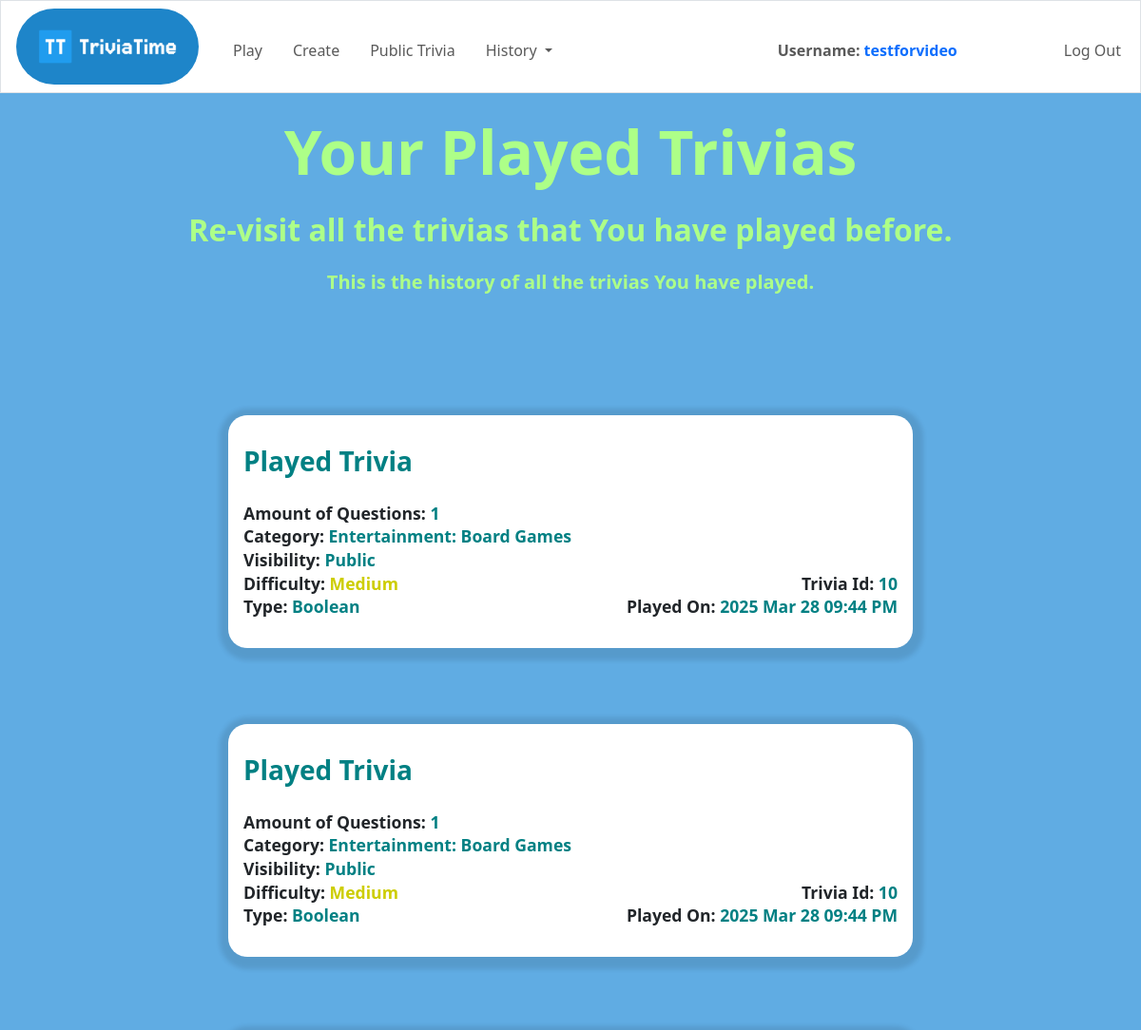
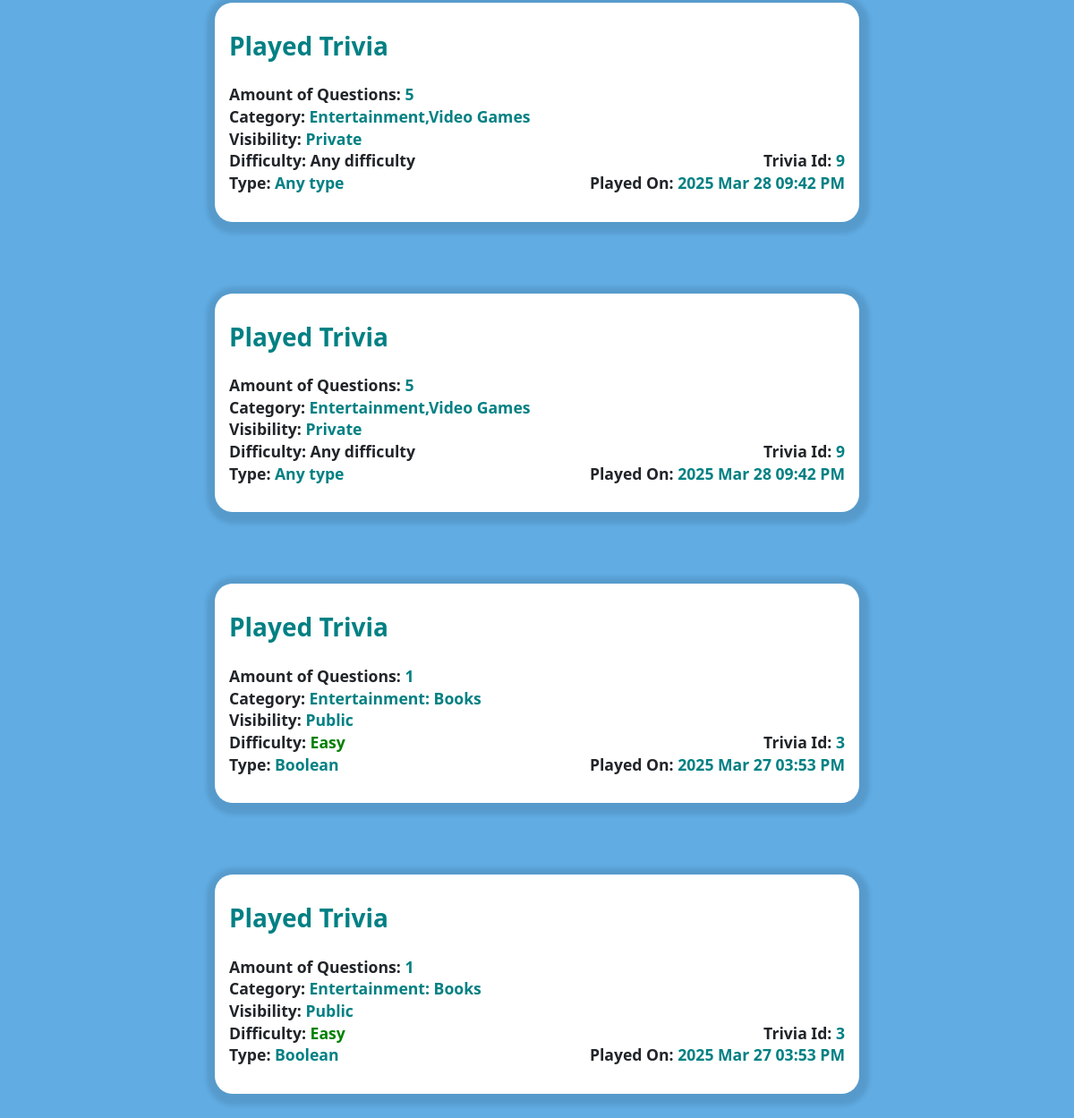
The app's page /history/played-trivias (signed in) with its own data (2 pictures, top to bottom).
### tables this page shows
CREATE TABLE users (id INTEGER, username TEXT NOT NULL UNIQUE, password TEXT NOT NULL, PRIMARY KEY(id));

CREATE TABLE "trivias" (id INTEGER, trivia TEXT NOT NULL, category TEXT NOT NULL, number_of_questions INTEGER NOT NULL, difficulty TEXT NOT NULL, type_of_questions TEXT NOT NULL, visibility TEXT NOT NULL, creation_date INTEGER NOT NULL, PRIMARY KEY(id));

### app.py (the view)
@app.route("/history/played-trivias")
def history_of_played_trivias():
    if not is_logged_in():
        return flash_message("Login Required", "error", "/login")
    db = get_database()
    cursor = db.cursor()
    played_trivias = cursor.execute(
        "SELECT users.id AS user_id,users.username,trivias.id AS trivia_id, trivias.trivia, trivias.category, "
        "trivias.number_of_questions, trivias.difficulty, trivias.type_of_questions, trivias.visibility, "
        "trivias.creation_date FROM played_trivias JOIN trivias ON "
        "played_trivias.trivia_id = trivias.id JOIN users ON played_trivias.user_id = users.id WHERE "
        "user_id = ? ORDER BY creation_date DESC;", (session.get("user_id"),)).fetchall()
    db.close()
    print(played_trivias)
    return render_template("/history/played-trivias.html", playedTrivias=played_trivias)

### app.py (called while the page is built)
def get_database():
    return sqlite3.connect(database)

def is_logged_in():
    return session.get("user_id") is not None

### templates/history/played-trivias.html (shortened to what this page needs)
{% extends "layout.html" %}
{% block body %}
<main class="mt-4">
    <div class="text-center">
        <h1 class="greeting-color mb-4 fw-bold" style="font-size:4em">Your Played Trivias</h1>
        <h2 class="greeting-color fw-bold mb-4">Re-visit all the trivias that You have played before.</h2>
        <h5 class="greeting-color fw-bold mb-4">This is the history of all the trivias You have played.</h5>
    </div>
    <div style="margin-top:8em;">
        {% for trivia in playedTrivias %}
        <form action="/choose-public-trivia" method="post" style="flex-direction: column;" class="d-flex align-items-center">
            <div class="trivia-card" style="margin-bottom: 5em" onclick="document.getElementById('submit-button-{{loop.index}}').click();">
                <h3 class="attribute-color mb-4 fw-bold">Played Trivia</h3>
                <p class="fw-bold attribute-margin">Amount of Questions: <span class="attribute-color">{{ trivia[5] }}</span></p>
                <p class="fw-bold attribute-margin">Category: <span class="attribute-color">{{ trivia[4].title() }}</span></p>
                <p class="fw-bold attribute-margin">Visibility: <span class="attribute-color">{{ trivia[8].title() }}</span></p>
                <div class="d-flex" style="justify-content: space-between">
                    <p class='fw-bold attribute-margin'>Difficulty: <span class="{{ trivia[6]}}">{{ trivia[6].capitalize()}}</span></p>
                    <p class='fw-bold attribute-margin'>Trivia Id: <span class="attribute-color">{{ trivia[2] }}</span></p>
                </div>
                <div class="d-flex" style="justify-content: space-between">
                    <p class='fw-bold attribute-margin'>Type: <span  class="attribute-color">{{ trivia[7].capitalize() }}</span></p>
                    <p class='fw-bold attribute-margin'>Played On: <span class="attribute-color">{{ trivia[9] }}</span></p>
                </div>
            </div>
        </form>
        {% endfor %}
    </div>
</main>
{% endblock %}

### templates/layout.html (shortened to what this page needs)
<!DOCTYPE html>
<html>
    <head>
        <link href="/static/styles.css" rel="stylesheet">
        <link href="https://cdn.jsdelivr.net/npm/bootstrap@5.3.3/dist/css/bootstrap.min.css" rel="stylesheet"
>
    </head>
<body>
    <nav class=" border navbar navbar-expand-md navbar-light">
        <a href="/">
            <img class="header-links" src="/static/logo.png" alt="logo"
                 style="object-fit: cover; height: 5em; width: 12em; border-radius:40px;"></a>
        <div class="container-fluid">
            <div class="collapse navbar-collapse" id="navbar">
                <ul class="navbar-nav me-auto mt-2">
                    <li class="nav-item header-links"><a class="nav-link" href="/play">Play</a></li>
                    {% if session["user_id"] %}
                        <li class="nav-item header-links"><a class="nav-link" href="/create">Create</a></li>
                    {% endif %}
                    <li class="nav-item header-links"><a class="nav-link" href="/public-trivia">Public Trivia</a></li>
                    {% if session["user_id"] %}
                        <li class="nav-item dropdown" style="margin-left: 1rem;">
                          <a class="nav-link dropdown-toggle" role="button" style="cursor: default">
                            History
                          </a>
                        </li>
                    {% endif %}
                </ul>
                {% if session["user_id"] %}
                    <ul class="navbar-nav ms-auto mt-2">
                        <li class="nav-item" style="margin-right:6em"><a class="fw-bold nav-link">Username: <span class="text-primary">{{ session['username'] }}</span></a></li>
                        <li class="nav-item"><a class="nav-link" href="/logout">Log Out</a></li>
                    </ul>
                {% else %}
                    <ul class="navbar-nav ms-auto mt-2">
                        <li class="nav-item"><a class="nav-link" href="/register">Register</a></li>
                        <li class="nav-item"><a class="nav-link" href="/login">Log In</a></li>
                    </ul>
                {% endif %}
            </div>
        </div>
    </nav>
    {% block body %} {% endblock %}
</body>
</html>

### static/styles.css (style rules this page uses)
html, body { height: 100%; }
nav { background-color:white; }
.header-links { display: inline-block; margin-left: 1rem; color: black; text-decoration: none; transition: color 500ms; }
.easy { color:green; }
.medium { color:#cdcd00; }

### templates/history/played-trivias.html (style rules this page uses)
body { background-color: #0B80D5A6; }
.greeting-color { color: #ADFF88; }
main { min-height: 100vh; padding-bottom: 10em; }
.trivia-card { background-color: white; width:60%; padding: 2em 1em; border-radius: 20px; box-shadow: 1px 3px 5px 10px rgba(0, 0, 0, 0.1); cursor:pointer; transition: background-color 0.2s; }
.attribute-margin { margin-bottom: -0.1em; font-size: 1.1em; }
.attribute-color { color:#008083; }

### records on screen
users: username "testforvideo"
trivias: number_of_questions "1", category "Entertainment: Board Games", visibility "Public", difficulty "Medium", id "10", type_of_questions "Boolean", creation_date "2025 Mar 28 09:44 PM"
trivias: number_of_questions "5", category "Entertainment,Video Games", visibility "Private", difficulty "Any difficulty", id "9", type_of_questions "Any type", creation_date "2025 Mar 28 09:42 PM"
trivias: number_of_questions "1", category "Entertainment: Books", visibility "Public", difficulty "Easy", id "3", type_of_questions "Boolean", creation_date "2025 Mar 27 03:53 PM"
